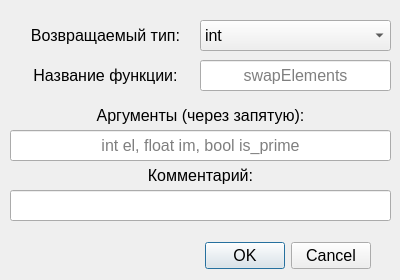
<?xml version="1.0" encoding="UTF-8"?>
<ui version="4.0">
 <class>Add_Dialog</class>
 <widget class="QDialog" name="Add_Dialog">
  <property name="geometry">
   <rect>
    <x>0</x>
    <y>0</y>
    <width>400</width>
    <height>280</height>
   </rect>
  </property>
  <property name="font">
   <font>
    <pointsize>12</pointsize>
   </font>
  </property>
  <property name="windowTitle">
   <string/>
  </property>
  <widget class="QDialogButtonBox" name="buttonBox">
   <property name="geometry">
    <rect>
     <x>10</x>
     <y>240</y>
     <width>361</width>
     <height>32</height>
    </rect>
   </property>
   <property name="orientation">
    <enum>Qt::Orientation::Horizontal</enum>
   </property>
   <property name="standardButtons">
    <set>QDialogButtonBox::StandardButton::Cancel|QDialogButtonBox::StandardButton::Ok</set>
   </property>
  </widget>
  <widget class="QLineEdit" name="lineEdit_2">
   <property name="geometry">
    <rect>
     <x>200</x>
     <y>60</y>
     <width>191</width>
     <height>31</height>
    </rect>
   </property>
   <property name="alignment">
    <set>Qt::AlignmentFlag::AlignCenter</set>
   </property>
   <property name="placeholderText">
    <string>swapElements</string>
   </property>
  </widget>
  <widget class="QLabel" name="label">
   <property name="geometry">
    <rect>
     <x>10</x>
     <y>60</y>
     <width>191</width>
     <height>31</height>
    </rect>
   </property>
   <property name="text">
    <string>Название функции:</string>
   </property>
   <property name="alignment">
    <set>Qt::AlignmentFlag::AlignCenter</set>
   </property>
  </widget>
  <widget class="QLabel" name="label_2">
   <property name="geometry">
    <rect>
     <x>10</x>
     <y>20</y>
     <width>191</width>
     <height>31</height>
    </rect>
   </property>
   <property name="text">
    <string>Возвращаемый тип:</string>
   </property>
   <property name="alignment">
    <set>Qt::AlignmentFlag::AlignCenter</set>
   </property>
  </widget>
  <widget class="QLineEdit" name="lineEdit_3">
   <property name="geometry">
    <rect>
     <x>10</x>
     <y>130</y>
     <width>381</width>
     <height>31</height>
    </rect>
   </property>
   <property name="alignment">
    <set>Qt::AlignmentFlag::AlignCenter</set>
   </property>
   <property name="placeholderText">
    <string>int el, float im, bool is_prime</string>
   </property>
  </widget>
  <widget class="QLabel" name="label_3">
   <property name="geometry">
    <rect>
     <x>10</x>
     <y>100</y>
     <width>381</width>
     <height>31</height>
    </rect>
   </property>
   <property name="text">
    <string>Аргументы (через запятую):</string>
   </property>
   <property name="alignment">
    <set>Qt::AlignmentFlag::AlignCenter</set>
   </property>
  </widget>
  <widget class="QLineEdit" name="lineEdit_4">
   <property name="geometry">
    <rect>
     <x>10</x>
     <y>190</y>
     <width>381</width>
     <height>31</height>
    </rect>
   </property>
   <property name="palette">
    <palette>
     <active>
      <colorrole role="Text">
       <brush brushstyle="SolidPattern">
        <color alpha="255">
         <red>0</red>
         <green>85</green>
         <blue>0</blue>
        </color>
       </brush>
      </colorrole>
      <colorrole role="PlaceholderText">
       <brush brushstyle="SolidPattern">
        <color alpha="128">
         <red>0</red>
         <green>85</green>
         <blue>0</blue>
        </color>
       </brush>
      </colorrole>
     </active>
     <inactive>
      <colorrole role="Text">
       <brush brushstyle="SolidPattern">
        <color alpha="255">
         <red>0</red>
         <green>85</green>
         <blue>0</blue>
        </color>
       </brush>
      </colorrole>
      <colorrole role="PlaceholderText">
       <brush brushstyle="SolidPattern">
        <color alpha="128">
         <red>0</red>
         <green>85</green>
         <blue>0</blue>
        </color>
       </brush>
      </colorrole>
     </inactive>
     <disabled>
      <colorrole role="Text">
       <brush brushstyle="SolidPattern">
        <color alpha="255">
         <red>120</red>
         <green>120</green>
         <blue>120</blue>
        </color>
       </brush>
      </colorrole>
      <colorrole role="PlaceholderText">
       <brush brushstyle="SolidPattern">
        <color alpha="128">
         <red>0</red>
         <green>0</green>
         <blue>0</blue>
        </color>
       </brush>
      </colorrole>
     </disabled>
    </palette>
   </property>
  </widget>
  <widget class="QLabel" name="label_4">
   <property name="geometry">
    <rect>
     <x>10</x>
     <y>160</y>
     <width>381</width>
     <height>31</height>
    </rect>
   </property>
   <property name="text">
    <string>Комментарий:</string>
   </property>
   <property name="alignment">
    <set>Qt::AlignmentFlag::AlignCenter</set>
   </property>
  </widget>
  <widget class="QComboBox" name="comboBox">
   <property name="geometry">
    <rect>
     <x>200</x>
     <y>20</y>
     <width>191</width>
     <height>31</height>
    </rect>
   </property>
   <item>
    <property name="text">
     <string>int</string>
    </property>
   </item>
   <item>
    <property name="text">
     <string>double</string>
    </property>
   </item>
   <item>
    <property name="text">
     <string>float</string>
    </property>
   </item>
   <item>
    <property name="text">
     <string>bool</string>
    </property>
   </item>
   <item>
    <property name="text">
     <string>unsigned int</string>
    </property>
   </item>
   <item>
    <property name="text">
     <string>short</string>
    </property>
   </item>
  </widget>
 </widget>
 <tabstops>
  <tabstop>lineEdit_2</tabstop>
  <tabstop>lineEdit_3</tabstop>
  <tabstop>lineEdit_4</tabstop>
 </tabstops>
 <resources/>
 <connections>
  <connection>
   <sender>buttonBox</sender>
   <signal>accepted()</signal>
   <receiver>Add_Dialog</receiver>
   <slot>accept()</slot>
   <hints>
    <hint type="sourcelabel">
     <x>248</x>
     <y>254</y>
    </hint>
    <hint type="destinationlabel">
     <x>157</x>
     <y>274</y>
    </hint>
   </hints>
  </connection>
  <connection>
   <sender>buttonBox</sender>
   <signal>rejected()</signal>
   <receiver>Add_Dialog</receiver>
   <slot>reject()</slot>
   <hints>
    <hint type="sourcelabel">
     <x>316</x>
     <y>260</y>
    </hint>
    <hint type="destinationlabel">
     <x>286</x>
     <y>274</y>
    </hint>
   </hints>
  </connection>
 </connections>
</ui>
